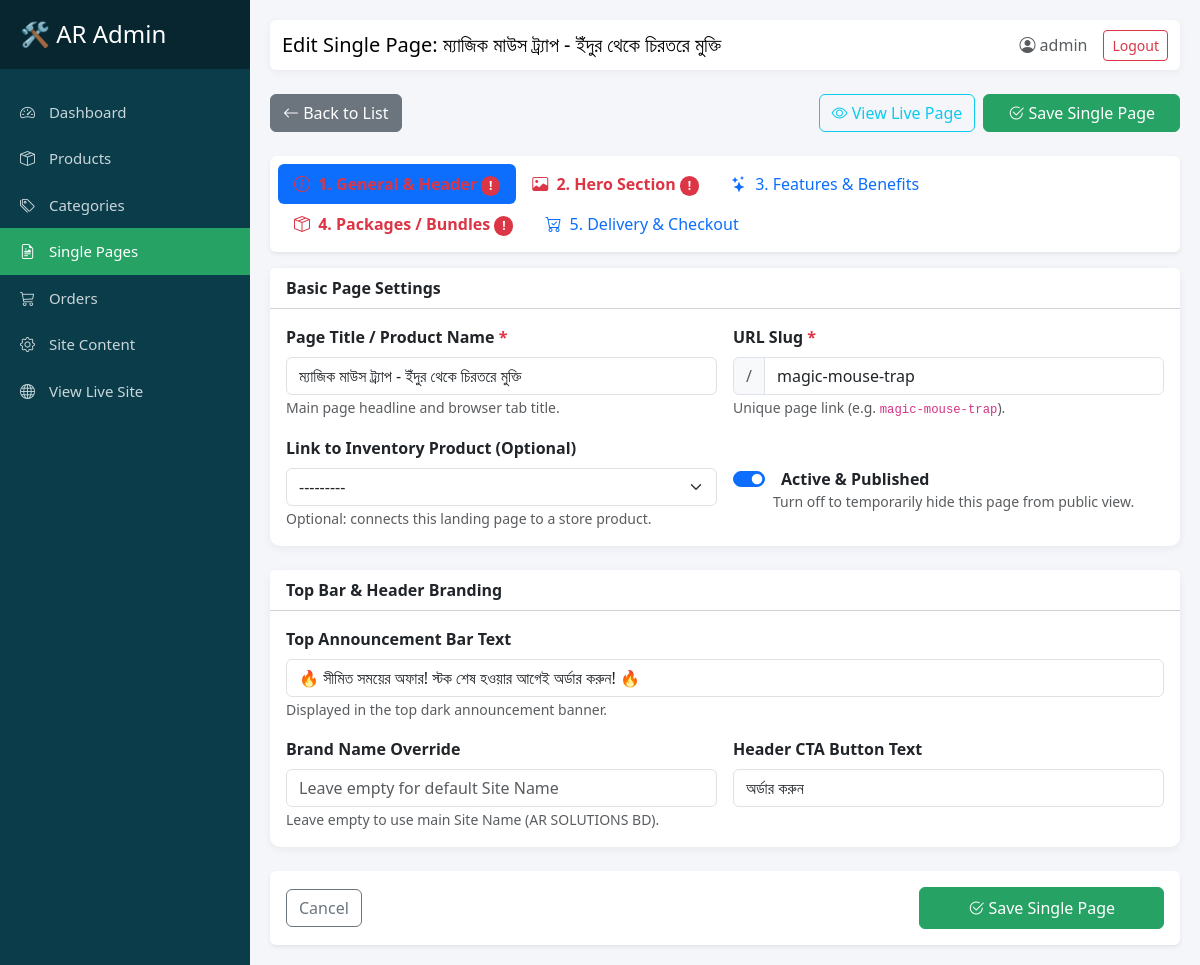
/dashboard/single-pages/1/edit/ (signed in), run on the app's committed database.
### landingpage/models.py (models this page shows, shortened)
class SinglePage(models.Model):
    title = models.CharField(max_length=200, help_text="Page title / Internal name")
    slug = models.SlugField(max_length=200, unique=True, help_text="Unique URL link, e.g. magic-mouse-trap")
    linked_product = models.ForeignKey(Product, on_delete=models.SET_NULL, null=True, blank=True, help_text="Optional linked product from inventory")
    is_active = models.BooleanField(default=True, help_text="Uncheck to temporarily hide this page")
    created_at = models.DateTimeField(auto_now_add=True)
    updated_at = models.DateTimeField(auto_now=True)
    announcement_text = models.CharField(max_length=255, default="🔥 সীমিত সময়ের অফার! স্টক শেষ হওয়ার আগেই অর্ডার করুন! 🔥")
    brand_name = models.CharField(max_length=100, blank=True, default="", help_text="Leave blank to use Site Name")
    header_cta_text = models.CharField(max_length=50, default="অর্ডার করুন")
    hero_title = models.CharField(max_length=255, default="ইঁদুরের যন্ত্রণায় অতিষ্ঠ? চিরতরে মুক্তি পান ম্যাজিক মাউস ট্র্যাপ দিয়ে!")
    hero_subtitle = models.TextField(blank=True, default="কোনো বিষ বা আঠা ছাড়া, ১০০% নিরাপদ এবং বারবার ব্যবহারযোগ্য।")
    hero_image = models.ImageField(upload_to='landingpages/', blank=True, null=True)
    video_url = models.URLField(blank=True, null=True, help_text="Optional YouTube embed link")
    auto_scroll_images = models.BooleanField(default=True, help_text="Automatically slide hero gallery images")
    auto_scroll_interval = models.PositiveIntegerField(default=3, help_text="Slide change interval in seconds")
    regular_price = models.DecimalField(max_digits=10, decimal_places=2, default=600)
    discount_price = models.DecimalField(max_digits=10, decimal_places=2, default=450)
    delivery_note = models.CharField(max_length=150, default="সারা বাংলাদেশে ক্যাশ অন ডেলিভারি!")
    hero_cta_text = models.CharField(max_length=50, default="এখনই অর্ডার করুন")
    features_title = models.CharField(max_length=200, default="কেন আমাদের মাউস ট্র্যাপ সেরা?")
    feature_1_icon = models.CharField(max_length=50, default="fas fa-leaf", help_text="FontAwesome icon class")
    feature_1_title = models.CharField(max_length=150, default="১০০% বিষমুক্ত ও নিরাপদ")
    feature_1_desc = models.TextField(default="বাচ্চা বা পোষা প্রাণীর জন্য কোনো ক্ষতিকর বিষ বা রাসায়নিক ব্যবহার করা হয়নি।")
    feature_2_icon = models.CharField(max_length=50, default="fas fa-sync-alt")
    feature_2_title = models.CharField(max_length=150, default="বারবার ব্যবহারযোগ্য")
    feature_2_desc = models.TextField(default="মজবুত প্লাস্টিক দিয়ে তৈরি, ধুয়ে বারবার ব্যবহার করা যায়। একবার কিনলেই চলবে বহুবছর।")
    feature_3_icon = models.CharField(max_length=50, default="fas fa-bolt")
    feature_3_title = models.CharField(max_length=150, default="তাত্ক্ষণিক সমাধান")
    feature_3_desc = models.TextField(default="শক্তিশালী স্প্রিং মেকানিজমের কারণে ইঁদুর ধরা পড়ে চোখের পলকে, পালানোর কোনো সুযোগ নেই।")
    feature_4_icon = models.CharField(max_length=50, default="fas fa-hand-sparkles")
    feature_4_title = models.CharField(max_length=150, default="পরিষ্কার করা সহজ")
    feature_4_desc = models.TextField(default="মৃত ইঁদুর হাত দিয়ে না ধরেই সহজে ফেলে দেওয়া যায়, যা অত্যন্ত স্বাস্থ্যকর।")
    delivery_inside_dhaka = models.IntegerField(default=60)
    delivery_outside_dhaka = models.IntegerField(default=120)
    form_title = models.CharField(max_length=200, default="অর্ডার কনফার্ম করতে নিচের ফর্মটি পূরণ করুন")
    submit_button_text = models.CharField(max_length=100, default="অর্ডার কনফার্ম করুন")
    footer_helpline = models.CharField(max_length=50, blank=True, default="", help_text="Leave blank to use Site Helpline")
    footer_email = models.CharField(max_length=100, blank=True, default="", help_text="Support email")
    footer_copyright = models.CharField(max_length=200, blank=True, default="")
    class Meta:
        ordering = ['-created_at']

### custom_admin/views.py (the view)
# urls.py: path('single-pages/<int:pk>/edit/', views.single_page_edit, name='single_page_edit'),
@login_required(login_url='custom_admin:login')
@user_passes_test(is_staff_user, login_url='custom_admin:login')
def single_page_edit(request, pk):
    single_page = get_object_or_404(SinglePage, pk=pk)
    if request.method == 'POST':
        form = SinglePageForm(request.POST, request.FILES, instance=single_page)
        formset = SinglePageBundleFormSet(request.POST, instance=single_page)
        images_formset = SinglePageImageFormSet(request.POST, request.FILES, instance=single_page)
        if form.is_valid() and formset.is_valid() and images_formset.is_valid():
            form.save()
            formset.save()
            images_formset.save()
            extra_files = request.FILES.getlist('extra_images')
            for f in extra_files:
                SinglePageImage.objects.create(single_page=single_page, image=f)
            messages.success(request, f'Single Page "{single_page.title}" updated successfully.')
            return redirect('custom_admin:single_page_list')
    else:
        form = SinglePageForm(instance=single_page)
        formset = SinglePageBundleFormSet(instance=single_page)
        images_formset = SinglePageImageFormSet(instance=single_page)
    return render(request, 'custom_admin/single_page_form.html', {
        'form': form,
        'formset': formset,
        'images_formset': images_formset,
        'title': f'Edit Single Page: {single_page.title}',
        'single_page': single_page,
    })

### custom_admin/templates/custom_admin/single_page_form.html (shortened to what this page needs)
{% extends 'custom_admin/base.html' %}
{% block page_title %}{{ title }}{% endblock %}
{% block content %}
<div class="row">
    <div class="col-lg-12">
        <form method="post" enctype="multipart/form-data">
            <div class="d-flex justify-content-between align-items-center mb-4">
                <a href="{% url 'custom_admin:single_page_list' %}" class="btn btn-secondary">
                    <i class="bi bi-arrow-left"></i> Back to List
                </a>
                <div class="d-flex gap-2">
                    {% if single_page %}
                        <a href="/{{ single_page.slug }}/" target="_blank" class="btn btn-outline-info">
                            <i class="bi bi-eye"></i> View Live Page
                        </a>
                    {% endif %}
                    <button type="submit" class="btn btn-primary px-4">
                        <i class="bi bi-check2-circle"></i> Save Single Page
                    </button>
                </div>
            </div>
            <ul class="nav nav-pills mb-3 bg-white p-2 rounded shadow-sm" id="pageTab" role="tablist">
                <li class="nav-item" role="presentation">
                    <button class="nav-link active" id="general-tab" data-bs-toggle="pill" data-bs-target="#general" type="button" role="tab">
                        <i class="bi bi-info-circle me-1"></i> 1. General & Header
                    </button>
                </li>
                <li class="nav-item" role="presentation">
                    <button class="nav-link" id="hero-tab" data-bs-toggle="pill" data-bs-target="#hero" type="button" role="tab">
                        <i class="bi bi-image me-1"></i> 2. Hero Section
                    </button>
                </li>
                <li class="nav-item" role="presentation">
                    <button class="nav-link" id="features-tab" data-bs-toggle="pill" data-bs-target="#features" type="button" role="tab">
                        <i class="bi bi-stars me-1"></i> 3. Features & Benefits
                    </button>
                </li>
                <li class="nav-item" role="presentation">
                    <button class="nav-link" id="bundles-tab" data-bs-toggle="pill" data-bs-target="#bundles" type="button" role="tab">
                        <i class="bi bi-box-seam me-1"></i> 4. Packages / Bundles
                    </button>
                </li>
                <li class="nav-item" role="presentation">
                    <button class="nav-link" id="checkout-tab" data-bs-toggle="pill" data-bs-target="#checkout" type="button" role="tab">
                        <i class="bi bi-cart-check me-1"></i> 5. Delivery & Checkout
                    </button>
                </li>
            </ul>
            <div class="tab-content" id="pageTabContent">
                <div class="tab-pane fade show active" id="general" role="tabpanel">
                    <div class="card stat-card mb-4">
                        <div class="card-header bg-white"><strong>Basic Page Settings</strong></div>
                        <div class="card-body">
                            <div class="row g-3">
                                <div class="col-md-6">
                                    <label class="form-label fw-bold">Page Title / Product Name <span class="text-danger">*</span></label>
                                    {{ form.title }}
                                    <small class="text-muted">Main page headline and browser tab title.</small>
                                </div>
                                <div class="col-md-6">
                                    <label class="form-label fw-bold">URL Slug <span class="text-danger">*</span></label>
                                    <div class="input-group">
                                        <span class="input-group-text text-muted">/</span>
                                        {{ form.slug }}
                                    </div>
                                    <small class="text-muted">Unique page link (e.g. <code>magic-mouse-trap</code>).</small>
                                </div>
                                <div class="col-md-6">
                                    <label class="form-label fw-bold">Link to Inventory Product (Optional)</label>
                                    {{ form.linked_product }}
                                    <small class="text-muted">Optional: connects this landing page to a store product.</small>
                                </div>
                                <div class="col-md-6 d-flex align-items-center">
                                    <div class="form-check form-switch mt-3">
                                        {{ form.is_active }}
                                        <label class="form-check-label fw-bold ms-2" for="{{ form.is_active.id_for_label }}">Active & Published</label>
                                        <div class="text-muted small">Turn off to temporarily hide this page from public view.</div>
                                    </div>
                                </div>
                            </div>
                        </div>
                    </div>
                    <div class="card stat-card mb-4">
                        <div class="card-header bg-white"><strong>Top Bar & Header Branding</strong></div>
                        <div class="card-body">
                            <div class="row g-3">
                                <div class="col-md-12">
                                    <label class="form-label fw-bold">Top Announcement Bar Text</label>
                                    {{ form.announcement_text }}
                                    <small class="text-muted">Displayed in the top dark announcement banner.</small>
                                </div>
                                <div class="col-md-6">
                                    <label class="form-label fw-bold">Brand Name Override</label>
                                    {{ form.brand_name }}
                                    <small class="text-muted">Leave empty to use main Site Name (AR SOLUTIONS BD).</small>
                                </div>
                                <div class="col-md-6">
                                    <label class="form-label fw-bold">Header CTA Button Text</label>
                                    {{ form.header_cta_text }}
                                </div>
                            </div>
                        </div>
                    </div>
                </div>
            </div>
            <div class="bg-white p-3 rounded shadow-sm d-flex justify-content-between align-items-center mt-3">
                <a href="{% url 'custom_admin:single_page_list' %}" class="btn btn-outline-secondary">Cancel</a>
                <button type="submit" class="btn btn-primary px-5 py-2">
                    <i class="bi bi-check2-circle"></i> Save Single Page
                </button>
            </div>
        </form>
    </div>
</div>
{% endblock %}

### custom_admin/templates/custom_admin/base.html (shortened to what this page needs)
<!DOCTYPE html>
<html lang="en">
<head>
    <link href="https://cdn.jsdelivr.net/npm/bootstrap@5.3.3/dist/css/bootstrap.min.css" rel="stylesheet">
    <link href="https://cdn.jsdelivr.net/npm/bootstrap-icons@1.11.3/font/bootstrap-icons.css" rel="stylesheet">
</head>
<body>
<div class="d-flex">
    <nav id="sidebar">
        <div class="sidebar-header">
            <h4 class="mb-0">🛠️ AR Admin</h4>
        </div>
        <ul class="list-unstyled components">
            <li>
                <a href="{% url 'custom_admin:dashboard' %}" class="{% if request.resolver_match.url_name == 'dashboard' %}active{% endif %}">
                    <i class="bi bi-speedometer2"></i> Dashboard
                </a>
            </li>
            <li>
                <a href="{% url 'custom_admin:product_list' %}" class="{% if 'product' in request.resolver_match.url_name %}active{% endif %}">
                    <i class="bi bi-box-seam"></i> Products
                </a>
            </li>
            <li>
                <a href="{% url 'custom_admin:category_list' %}" class="{% if 'category' in request.resolver_match.url_name %}active{% endif %}">
                    <i class="bi bi-tags"></i> Categories
                </a>
            </li>
            <li>
                <a href="{% url 'custom_admin:single_page_list' %}" class="{% if 'single_page' in request.resolver_match.url_name %}active{% endif %}">
                    <i class="bi bi-file-earmark-richtext"></i> Single Pages
                </a>
            </li>
            <li>
                <a href="{% url 'custom_admin:order_list' %}" class="{% if 'order' in request.resolver_match.url_name %}active{% endif %}">
                    <i class="bi bi-cart3"></i> Orders
                </a>
            </li>
            <li>
                <a href="{% url 'custom_admin:site_setting_edit' %}" class="{% if 'site_setting' in request.resolver_match.url_name %}active{% endif %}">
                    <i class="bi bi-gear"></i> Site Content
                </a>
            </li>
            <li>
                <a href="/" target="_blank"><i class="bi bi-globe"></i> View Live Site</a>
            </li>
        </ul>
    </nav>
    <div id="content">
        <nav class="navbar navbar-expand-lg navbar-custom mb-4 rounded">
            <div class="container-fluid">
                <span class="navbar-brand mb-0 h4">{% block page_title %}Dashboard{% endblock %}</span>
                <div class="ms-auto d-flex align-items-center">
                    <span class="me-3 text-muted"><i class="bi bi-person-circle"></i> {{ request.user.username }}</span>
                    <form method="post" action="{% url 'custom_admin:logout' %}" class="m-0">
                        <button type="submit" class="btn btn-sm btn-outline-danger">Logout</button>
                    </form>
                </div>
            </div>
        </nav>
        {% block content %}{% endblock %}
    </div>
</div>
</body>
</html>

### data on the page
SinglePage: title "ম্যাজিক মাউস ট্র্যাপ - ইঁদুর থেকে চিরতরে মুক্তি", slug "magic-mouse-trap", linked_product "---------", is_active "☑", announcement_text "🔥 সীমিত সময়ের অফার! স্টক শেষ হওয়ার আগেই অর্ডার করুন! 🔥", header_cta_text "অর্ডার করুন"

### other printed values
{{ title }} "Edit Single Page: ম্যাজিক মাউস ট্র্যাপ - ইঁদুর থেকে চিরতরে মুক্তি"
{{ request.user.username }} "admin"
